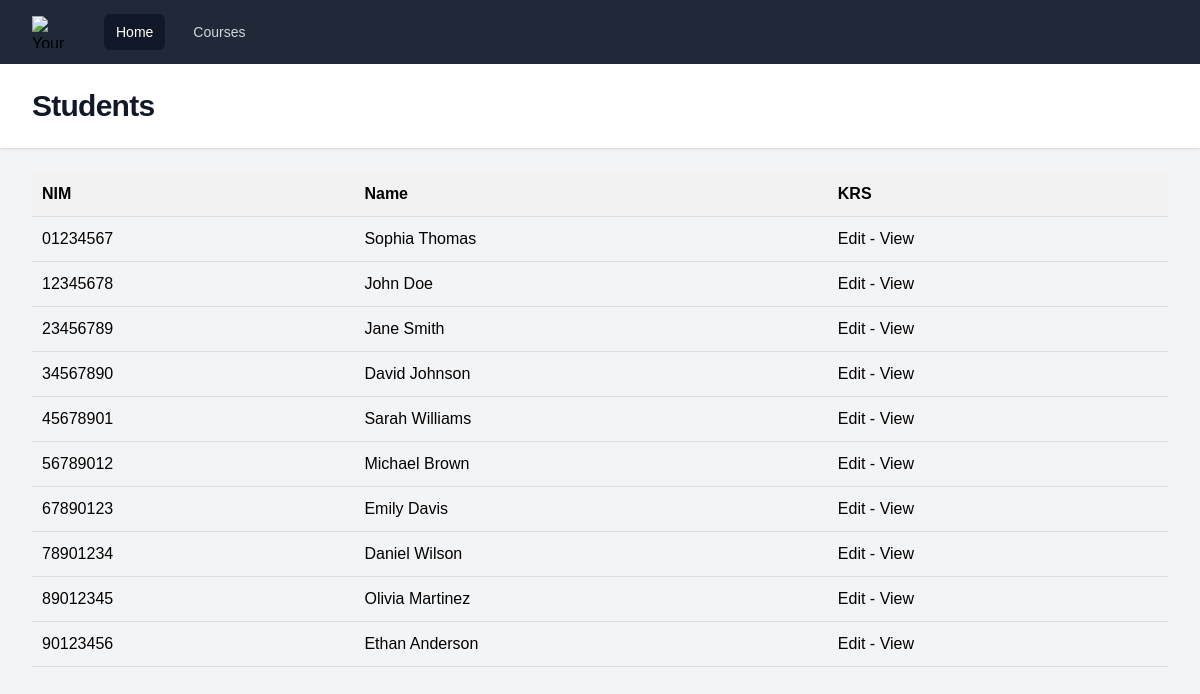
The page / on the database its author committed.
### tables this page shows
CREATE TABLE students (
  nim VARCHAR(10) PRIMARY KEY,
  name_std VARCHAR(50)
);

### controllers/index.php (called while the page is built)
<?php
$heading = "Students";
require "views/index.view.php";
?>

### index.php (called while the page is built)
<?php
require "functions.php";
require "Database.php";
require "router.php";
?>

### functions.php (called while the page is built, shortened)
<?php
function urlIs($value)
{
  return $_SERVER['REQUEST_URI'] === $value;
}
?>

### config.php (called while the page is built)
<?php
return [
  'database' => [
    'host' => "localhost",
    'port' => "3306",
    'dbname' => "university",
    'charset' => "utf8mb4",
  ]
];

### Database.php (called while the page is built)
<?php
class Database
{
  public $pdo;
  public function __construct($config, $username = "root", $password = "root", $fetch = [PDO::ATTR_DEFAULT_FETCH_MODE => PDO::FETCH_ASSOC])
  {
    try {
      $this->pdo = new PDO("mysql:" . http_build_query($config, "", ";"), $username, $password, $fetch);
      $this->pdo->setAttribute(PDO::ATTR_ERRMODE, PDO::ERRMODE_EXCEPTION);
    } catch (PDOException $exception) {
      echo "Connection failed: " . $exception->getMessage();
    }
  }
  public function connect($query)
  {
    $statement = $this->pdo->prepare($query);
    $statement->execute();
    return $statement;
  }
}

### views/index.view.php (the view)
<?php require "partials/head.php"; ?>
<?php require "partials/nav.php"; ?>
<?php require "partials/banner.php"; ?>
<main>
  <div class="mx-auto max-w-7xl py-6 sm:px-6 lg:px-8">
    <?php
    $config = require "config.php";
    $db = new Database($config['database']);
    $students = $db->connect("SELECT * FROM students")->fetchAll(PDO::FETCH_ASSOC);
    ?>
    <table>
      <tr>
        <th>NIM</th>
        <th>Name</th>
        <th>KRS</th>
      </tr>
      <?php
      foreach ($students as $student) :
        $nim = $student['nim'];
        $name = $student['name_std'];
        $editkrs = "/edit?nim=$nim";
        $viewkrs = "/view?nim=$nim";
      ?>
        <tr>
          <td><?= $nim ?></td>
          <td><?= $name ?></td>
          <td><a href='<?= $editkrs ?>'>Edit</a> - <a href='<?= $viewkrs ?>'>View</a></td>
        </tr>
      <?php endforeach; ?>
    </table>
  </div>
</main>
<?php require "partials/footer.php"; ?>

### router.php (shortened to what this page needs)
<?php
$uri = parse_url($_SERVER['REQUEST_URI'])['path'];
$routes = [
  '/' => 'controllers/index.php',
  '/courses' => 'controllers/courses.php',
  '/edit' => 'controllers/edit.php',
  '/view' => 'controllers/view.php',
];
function routeToController($uri, $routes)
{
  if (array_key_exists($uri, $routes)) {
    require $routes[$uri];
  } else {
    abort();
  }
}
routeToController($uri, $routes);

### views/partials/head.php (shortened to what this page needs)
<!DOCTYPE html>
<html lang="en" class="h-full bg-gray-100">
<head>
  <script src="https://cdn.tailwindcss.com"></script>
</head>
<body class="h-full">
  <div class="min-h-full">

### views/partials/nav.php (shortened to what this page needs)
<nav class="bg-gray-800">
  <div class="mx-auto max-w-7xl px-4 sm:px-6 lg:px-8">
    <div class="flex h-16 items-center justify-between">
      <div class="flex items-center">
        <div class="flex-shrink-0">
          <img class="h-8 w-8" src="https://tailwindui.com/img/logos/mark.svg?color=indigo&shade=500" alt="Your Company">
        </div>
        <div class="hidden md:block">
          <div class="ml-10 flex items-baseline space-x-4">
            <a href="/" class="<?= urlIs('/') ? 'bg-gray-900 text-white' : 'text-gray-300 hover:bg-gray-700 hover:text-white' ?> rounded-md px-3 py-2 text-sm font-medium" aria-current="page">Home</a>
            <a href="/courses" class="<?= urlIs('/courses') ? 'bg-gray-900 text-white' : 'text-gray-300 hover:bg-gray-700 hover:text-white' ?> rounded-md px-3 py-2 text-sm font-medium">Courses</a>
          </div>
        </div>
      </div>
    </div>
  </div>
</nav>

### views/partials/banner.php
<header class="bg-white shadow">
  <div class="mx-auto max-w-7xl px-4 py-6 sm:px-6 lg:px-8">
    <h1 class="text-3xl font-bold tracking-tight text-gray-900"><?=$heading?></h1>
  </div>
</header>

### views/partials/footer.php
</div>
</body>
</html>

### views/partials/head.php (style rules this page uses)
table { width: 100%; border-collapse: collapse; }
th, td { padding: 10px; text-align: left; border-bottom: 1px solid #ddd; }
th { background-color: #f2f2f2; }
a { text-decoration: none; color: #337ab7; }
body { font-family: Arial, sans-serif; margin: 0px; }

### rows shown on the page
students: nim "01234567", name_std "Sophia Thomas"
students: nim "12345678", name_std "John Doe"
students: nim "23456789", name_std "Jane Smith"
students: nim "34567890", name_std "David Johnson"
students: nim "45678901", name_std "Sarah Williams"
students: nim "56789012", name_std "Michael Brown"
students: nim "67890123", name_std "Emily Davis"
students: nim "78901234", name_std "Daniel Wilson"
students: nim "89012345", name_std "Olivia Martinez"
students: nim "90123456", name_std "Ethan Anderson"

### other values the page prints
$heading "Students"
